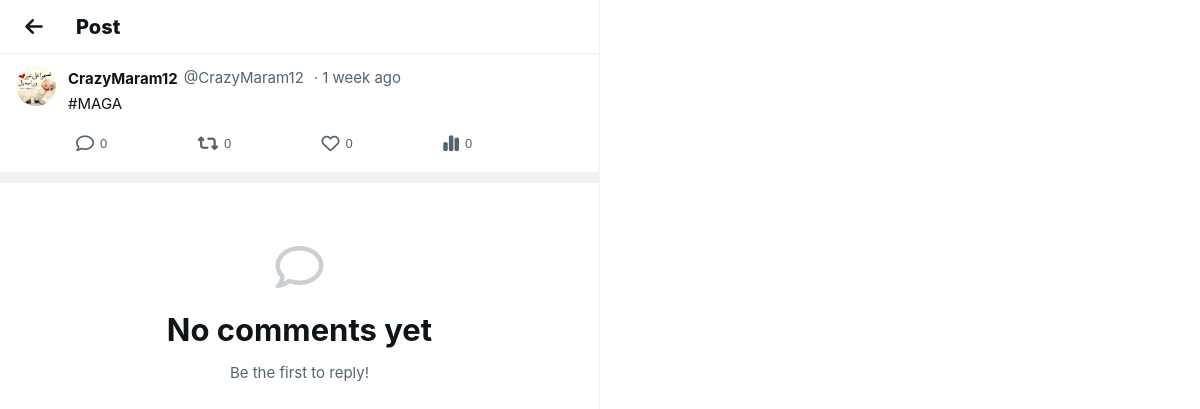
/meep_show/8, run on an earlier commit of the app's database.
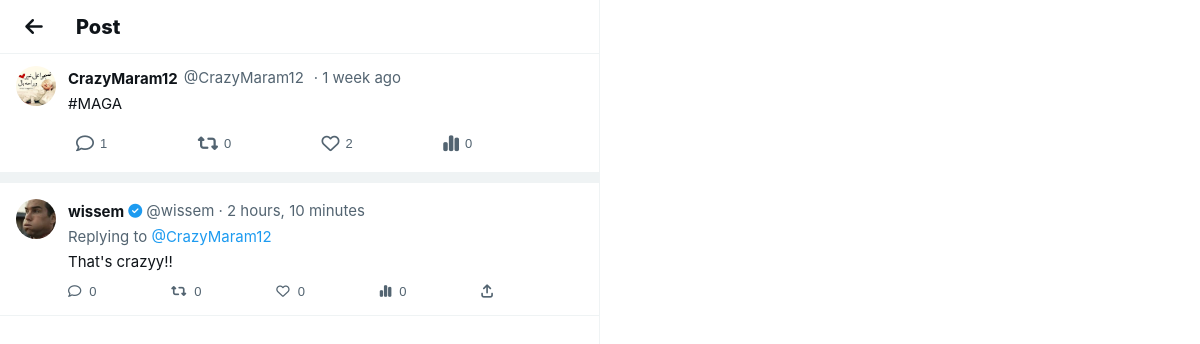
And on a later commit of the database.
### musker/models.py (models this page shows, shortened)
class Meep(models.Model):
    user = models.ForeignKey(
        User, related_name="meeps",
        on_delete=models.DO_NOTHING
    )
    body = models.CharField(max_length=200)
    created_at = models.DateTimeField(auto_now_add=True)
    likes = models.ManyToManyField(User , related_name="meep_like" , blank=True)
    def number_of_likes(self):
        return self.likes.count()

class Profile(models.Model):
    user = models.OneToOneField(User, on_delete=models.CASCADE)
    follows = models.ManyToManyField(
        "self",
        related_name="followed_by",
        symmetrical=False,
        blank=True
    )
    profile_image = models.ImageField(
        upload_to='profile_images/',
        blank=True,
        null=True
    )
    cover_image = models.ImageField(
        upload_to='cover_images/',
        blank=True,
        null=True
    )
    bio = models.TextField(max_length=200, blank=True)
    location = models.CharField(max_length=100, blank=True)
    website = models.URLField(max_length=200, blank=True)
    date_modified = models.DateTimeField(auto_now=True)
    date_created = models.DateTimeField(auto_now_add=True, null=True, blank=True)

class Comment(models.Model):
    meep = models.ForeignKey("Meep", on_delete=models.CASCADE, related_name="comments")
    user = models.ForeignKey(User, on_delete=models.CASCADE)
    content = models.TextField()
    created_at = models.DateTimeField(auto_now_add=True)
    class Meta:
        ordering = ['-created_at']  # newest first

### musker/views.py (the view)
# urls.py: path('meep_show/<int:pk>', views.meep_show, name='meep_show'),
def meep_show(request, pk):
    meep = get_object_or_404(Meep, id=pk)
    comments = meep.comments.all()  # Get all comments for this meep
    context = {
        'meep': meep,
        'comments': comments,
    }
    return render(request, 'show_meep.html', context)

### musker/templates/show_meep.html (shortened to what the changed rows need)
{% load static %}
<!DOCTYPE html>
<html lang="en">
<head>
    <link rel="stylesheet" href="https://cdnjs.cloudflare.com/ajax/libs/font-awesome/6.4.0/css/all.min.css">
    <link rel="stylesheet" href="{% static 'assets/css/profile.css' %}">
</head>
<body>
    <div class="main-container">
        <div class="main-content">
            <div class="post-card">
                <div class="post-header">
                    <a href="{% url 'profile' meep.user.pk %}">
                        {% if meep.user.profile.profile_image %}
                            <img src="{{ meep.user.profile.profile_image.url }}" class="post-avatar">
                        {% else %}
                            <img src="https://abs.twimg.com/sticky/default_profile_images/default_profile_400x400.png" class="post-avatar">
                        {% endif %}
                    </a>
                    <div class="post-content">
                        <div class="post-user-info">
                            <a href="{% url 'profile' meep.user.pk %}" style="text-decoration:none;">
                                <span class="post-username">{{ meep.user.username }}</span>
                            </a>
                            <span class="post-handle">@{{ meep.user.username }}</span>
                            <span class="post-date">{{ meep.created_at|timesince }} ago</span>
                        </div>
                        <div class="post-body">{{ meep.body }}</div>
                        <div class="post-actions">
                            <button class="action-button">
                                <i class="far fa-comment"></i>
                                <span>{{ meep.comments.count }}</span>
                            </button>
                            <button class="action-button">
                            </button>
                            {% if user in meep.likes.all %}
                                <form method="post" action="{% url 'meep_like' meep.id %}" style="display:inline;">
                                    {% csrf_token %}
                                    <button type="submit" class="action-button like liked">
                                        <i class="fas fa-heart"></i>
                                        <span>{{ meep.number_of_likes }}</span>
                                    </button>
                                </form>
                            {% else %}
                                <form method="post" action="{% url 'meep_like' meep.id %}" style="display:inline;">
                                    <button type="submit" class="action-button like">
                                        <i class="far fa-heart"></i>
                                        <span>{{ meep.number_of_likes }}</span>
                                    </button>
                                </form>
                            {% endif %}
                            <button class="action-button">
                            </button>
                        </div>
                    </div>
                </div>
            </div>
            <div>
                {% if comments %}
                    {% for comment in comments %}
                    <div style="padding: 16px; border-bottom: 1px solid var(--border-color);">
                        <div style="display: flex; gap: 12px;">
                            <a href="{% url 'profile' comment.user.pk %}">
                                {% if comment.user.profile.profile_image %}
                                    <img src="{{ comment.user.profile.profile_image.url }}" alt="{{ comment.user.username }}" style="width: 40px; height: 40px; border-radius: 50%;">
                                {% else %}
                                    <img src="https://abs.twimg.com/sticky/default_profile_images/default_profile_400x400.png" alt="{{ comment.user.username }}" style="width: 40px; height: 40px; border-radius: 50%;">
                                {% endif %}
                            </a>
                            <div style="flex: 1;">
                                <div style="display: flex; align-items: center; gap: 4px; flex-wrap: wrap; margin-bottom: 2px;">
                                    <a href="{% url 'profile' comment.user.pk %}" style="text-decoration: none;">
                                        <span style="font-weight: 700; color: var(--text-primary); font-size: 15px;">{{ comment.user.username }}</span>
                                    </a>
                                    {% if comment.user.is_staff %}
                                        <i class="fas fa-check-circle" style="color: var(--primary-color); font-size: 14px;"></i>
                                    {% endif %}
                                    <span style="color: var(--text-secondary); font-size: 15px;">@{{ comment.user.username }}</span>
                                    <span style="color: var(--text-secondary); font-size: 15px;">· {{ comment.created_at|timesince }}</span>
                                </div>
                                <div style="color: var(--text-secondary); font-size: 15px; margin-bottom: 4px;">
                                    Replying to <a href="{% url 'profile' meep.user.pk %}" style="color: var(--primary-color); text-decoration: none;">@{{ meep.user.username }}</a>
                                </div>
                                <div style="color: var(--text-primary); font-size: 15px; line-height: 20px; margin-bottom: 12px;">{{ comment.content }}</div>
                                <div style="display: flex; justify-content: space-between; max-width: 425px;">
                                    <button style="background: none; border: none; cursor: pointer; display: flex; align-items: center; gap: 8px; color: var(--text-secondary); transition: color 0.2s;">
                                        <i class="far fa-comment"></i>
                                        <span style="font-size: 13px;">0</span>
                                    </button>
                                    <button style="background: none; border: none; cursor: pointer; display: flex; align-items: center; gap: 8px; color: var(--text-secondary); transition: color 0.2s;">
                                        <i class="fas fa-retweet"></i>
                                        <span style="font-size: 13px;">0</span>
                                    </button>
                                    <button style="background: none; border: none; cursor: pointer; display: flex; align-items: center; gap: 8px; color: var(--text-secondary); transition: color 0.2s;">
                                        <i class="far fa-heart"></i>
                                        <span style="font-size: 13px;">0</span>
                                    </button>
                                    <button style="background: none; border: none; cursor: pointer; display: flex; align-items: center; gap: 8px; color: var(--text-secondary); transition: color 0.2s;">
                                        <i class="fas fa-chart-simple"></i>
                                        <span style="font-size: 13px;">0</span>
                                    </button>
                                    <button style="background: none; border: none; cursor: pointer; display: flex; align-items: center; gap: 8px; color: var(--text-secondary); transition: color 0.2s;">
                                        <i class="fas fa-arrow-up-from-bracket"></i>
                                    </button>
                                </div>
                            </div>
                        </div>
                    </div>
                    {% endfor %}
                {% else %}
                    <div style="text-align: center; padding: 60px 20px; color: var(--text-secondary);">
                        <i class="far fa-comment" style="font-size: 48px; opacity: 0.3; margin-bottom: 16px; display: block;"></i>
                        <p style="font-size: 31px; font-weight: 700; margin: 8px 0; color: var(--text-primary);">No comments yet</p>
                        <p style="font-size: 15px; max-width: 400px; margin: 0 auto;">Be the first to reply!</p>
                    </div>
                {% endif %}
            </div>
        </div>
    </div>
</body>
</html>

What changed in the data, as far as the page shows it:
computed for Meep "#MAGA": comments.count "0" → "1"; number_of_likes "0" → "2"
added Comment: user.profile.profile_image (picture), user.username "wissem", created_at "2 hours, 10 minutes", {{ meep.user.username }} "CrazyMaram12", content "That's crazyy!!"
Also different on the page:
text no longer shown: "No comments yet Be the first to reply!"
